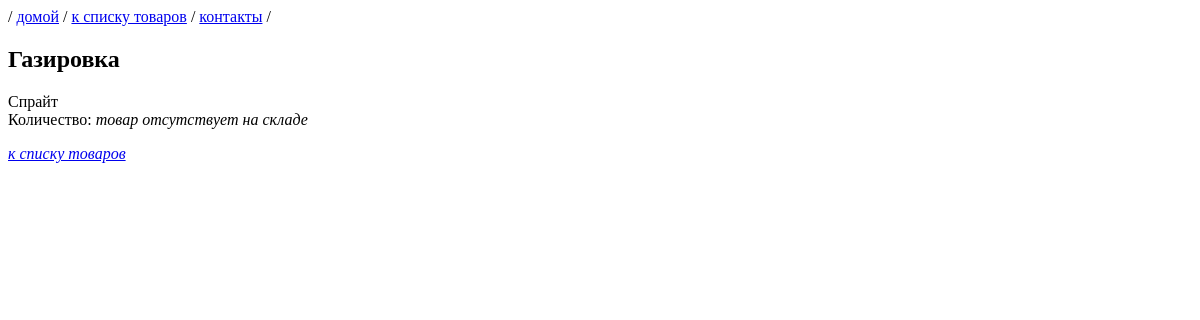
The app's page /item/3/ with its own data.
### MainApp/models.py (models this page shows)
class Item(models.Model):
    name  = models.CharField(max_length=100)
    brand = models.CharField(max_length=100)
    count = models.PositiveIntegerField()
    description = models.TextField(max_length=1000, default='Базовое описание')
    colors = models.ManyToManyField(to=Color)

### MainApp/views.py (the view)
# urls.py: path('item/<int:item_id>/', views.get_item, name='item-detail'),
def get_item(request, item_id:int):
        try:
             item = Item.objects.get(id=item_id)
        except ObjectDoesNotExist:
             return HttpResponseNotFound(f'Item with id={item_id} not found')
        else:
            context = {
            'item': item
            }
        return render(request, "item-page.html", context)

### templates/item-page.html
{% extends 'base.html' %}
{% block content %}
    <h2>{{ item.name }}</h2>
    <div>{{ item.brand }}</div>
    <div>Количество: <i>{{ item.count | default:"товар отсутствует на складе" }}</div>
    <p><a href="{% url 'items-list' %}">к списку товаров</a></p>
{% endblock %}

### static/style.css (style rules this page uses)
* { box-sizing: border-box; }

### records on screen
Item: name "Газировка", brand "Спрайт", count "товар отсутствует на складе"
